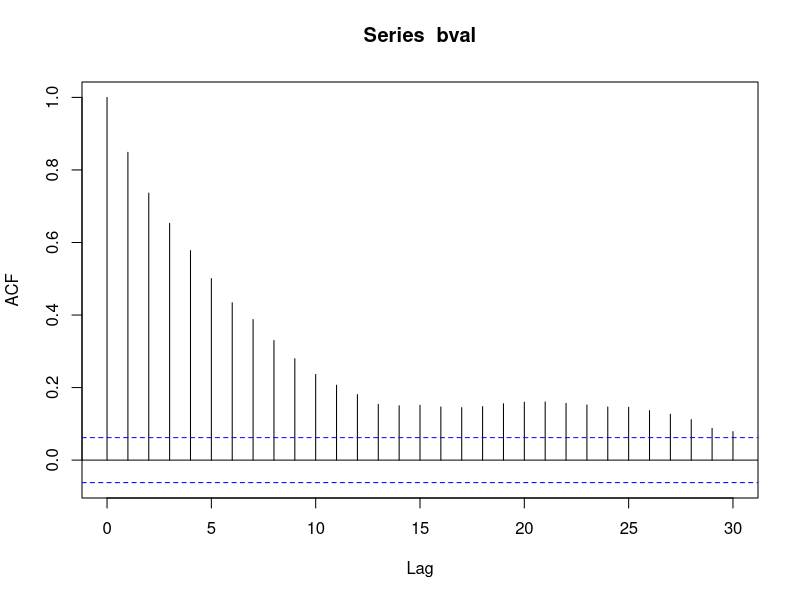
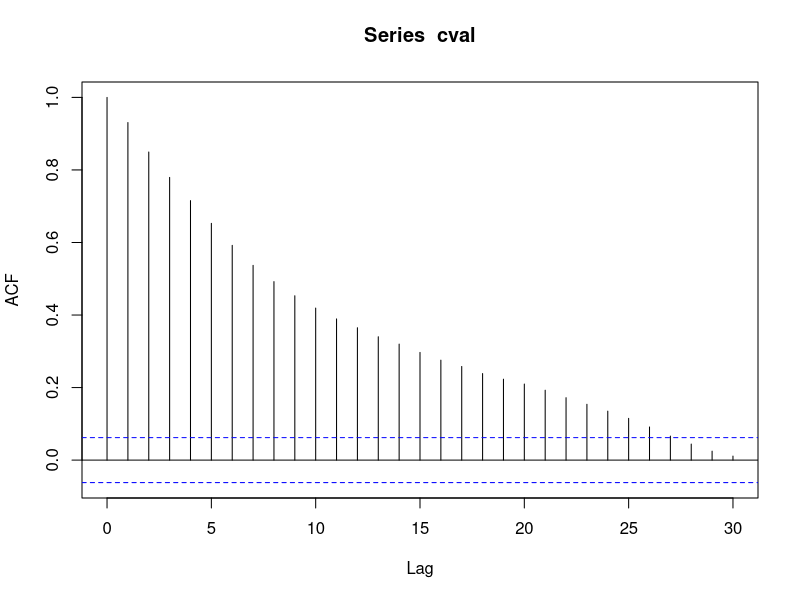
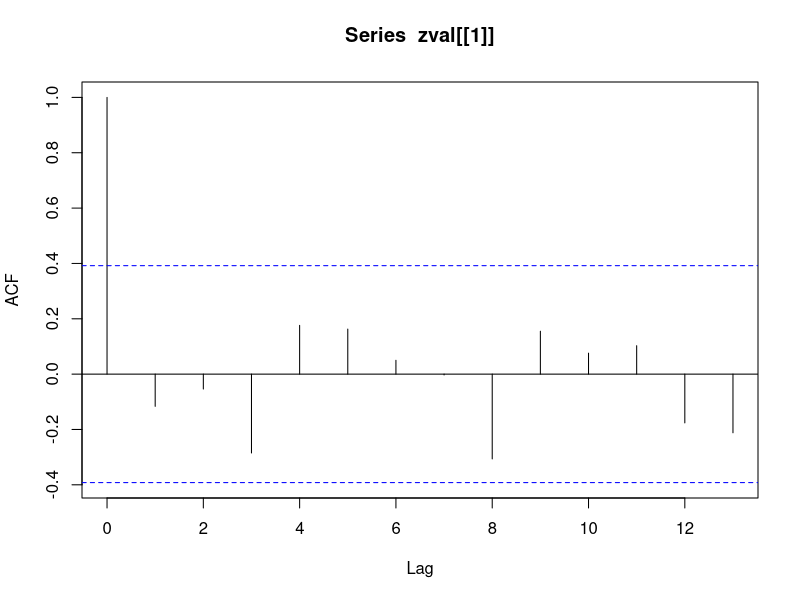
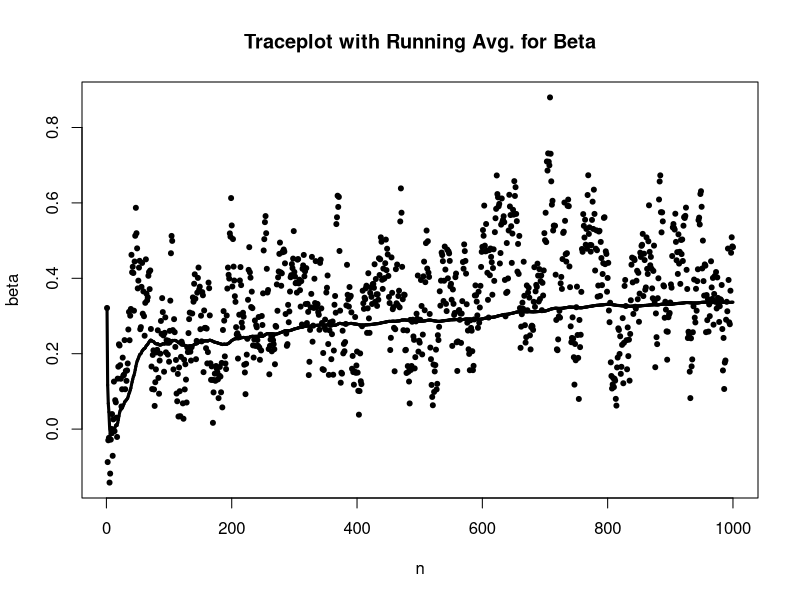
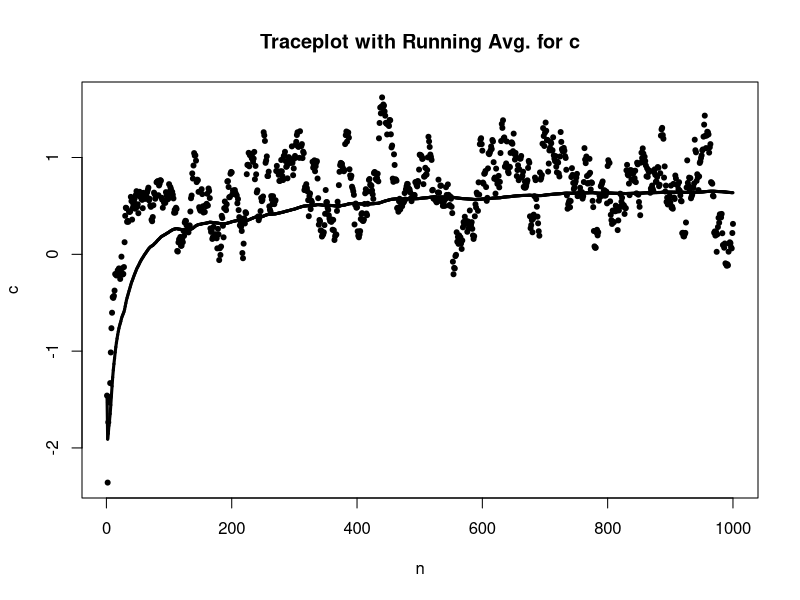

Source code (R) for these figures, in order:
data = read.table("divorce.dat")

x = data$V1
y = data$V2
l = length(x)

n = 1000
bval = rep(0,n)
cval = rep(0,n)
zval = list()

tb2=16
tc2=16

bval[1] = rnorm(1)
cval[1] = rnorm(1)
zval[[1]] = rnorm(l)

for(i in 2:n){
  # Sample for beta
  bval[i] = rnorm(1, mean = sum(x*zval[[i-1]])/(1/tb2+sum(x^2)), sd = sqrt((1/tb2 + sum(x^2))^-1))
  
  # Sample for c
  temp = sort(zval[[i-1]])
  maxList = temp[temp<cval[i-1]]
  maxList = sort(maxList, decreasing = T)
  if(is.na(maxList[1])){
    maxZ = -Inf  # maxZ is largest Z_i that is less than c
  }
  else{
  maxZ = maxList[1]
  }  
  
  minList = temp[temp>cval[i-1]]
  minList = sort(minList)
  if(is.na(minList[1])){
    minZ = Inf   # minZ is smallest Z_i that is greater than c
  }
  else{
    minZ = minList[1]
  } 
    
  umin = pnorm(maxZ, mean = 0, sd = sqrt(tc2))
  umax = pnorm(minZ, mean = 0, sd = sqrt(tc2))
  U = runif(1, umin, umax)
  cval[i] = qnorm(U, mean = 0, sd = sqrt(tc2))
  
  # Sample for z
  ztemp = rep(0,25)
  for(j in 1:25){
    if(y[j]==1){
      lbound = pnorm(cval[i], mean = bval[i]*x[j], sd = 1)
      U = runif(1, lbound, 1)
      ztemp[j] = qnorm(U, mean = bval[i]*x[j], sd = 1)
      
    }
    
    if(y[j]==0){
      ubound = pnorm(cval[i], mean = bval[i]*x[j], sd = 1)
      U = runif(1, 0, ubound)
      ztemp[j] = qnorm(U, mean = bval[i]*x[j], sd = 1)
    }
  }
  zval[[i]] = ztemp
  
}
nval = 1:n

## running averages
bavg = rep(0,n)
bavg[1] = bval[1]
for(k in 2:n){
  bavg[k] = (bavg[k-1]*(k-1) + bval[k])/k
}

cavg = rep(0,n)
cavg[1] = cval[1]
for(k in 2:n){
  cavg[k] = (cavg[k-1]*(k-1) + cval[k])/k
}

## plot
#png("bacf.png")
print(acf(bval))
#dev.off()

#png("acfc.png")
print(acf(cval))
#dev.off()

#png("acfz.png")
print(acf(zval[[1]]))
#dev.off()

#png("mixb3.png")
plot(1:n, bval, pch=20, main = "Traceplot with Running Avg. for Beta", xlab = "n", ylab = "beta")
for(i in 1:n-1){
  lines(c(nval[i],nval[i+1]),c(bavg[i],bavg[i+1]), lwd=3)
}
#dev.off()

#png("mixc3.png")
plot(1:n, cval, pch=20, main = "Traceplot with Running Avg. for c", xlab = "n", ylab = "c")
for(i in 1:n-1){
  lines(c(nval[i],nval[i+1]),c(cavg[i],cavg[i+1]),lwd=3)
}
#dev.off()

## Calculate other things
quantile(bval, probs=0.025)
quantile(bval, probs=0.975)

sum=0
for(i in 1:n){
  if(bval[i]>0)
    sum=sum+1
}
print(sum/length(bval))